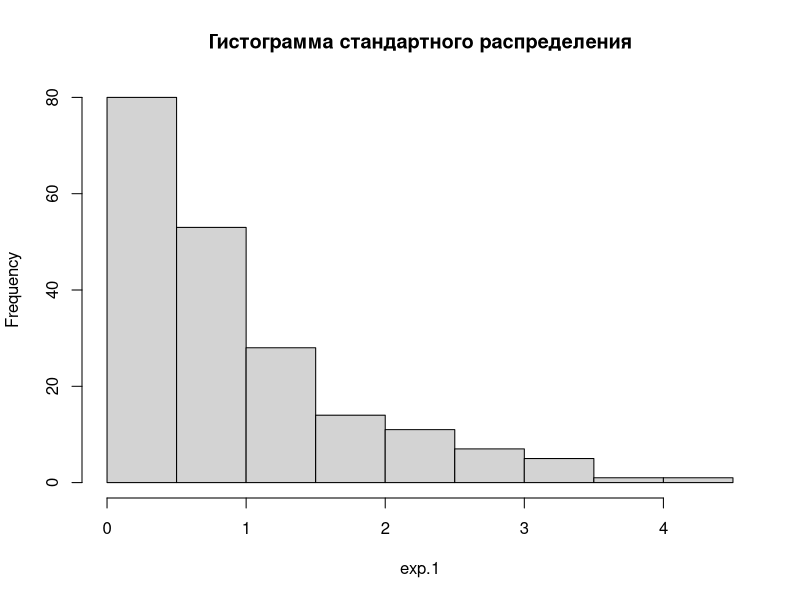
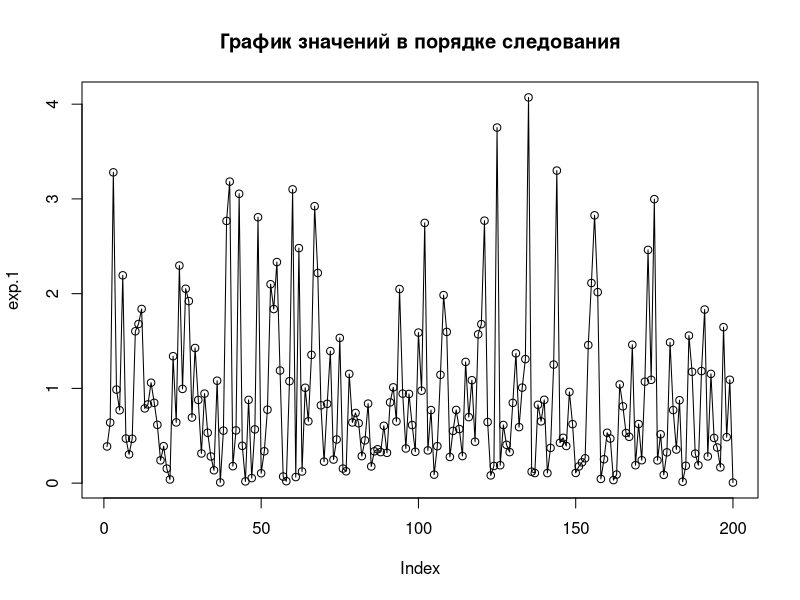
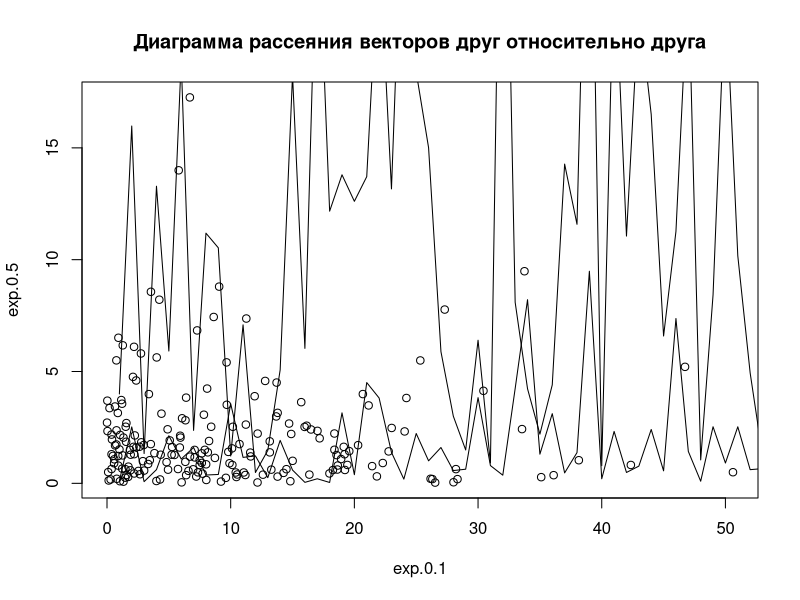
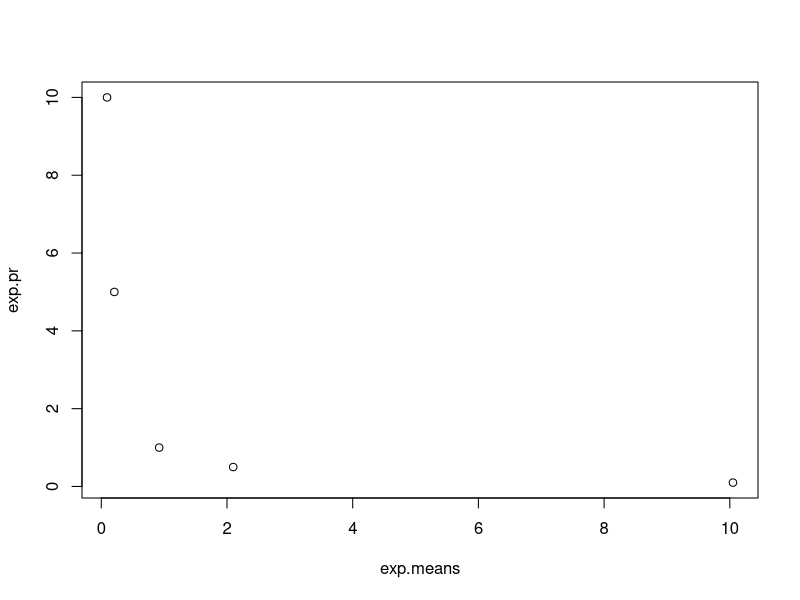
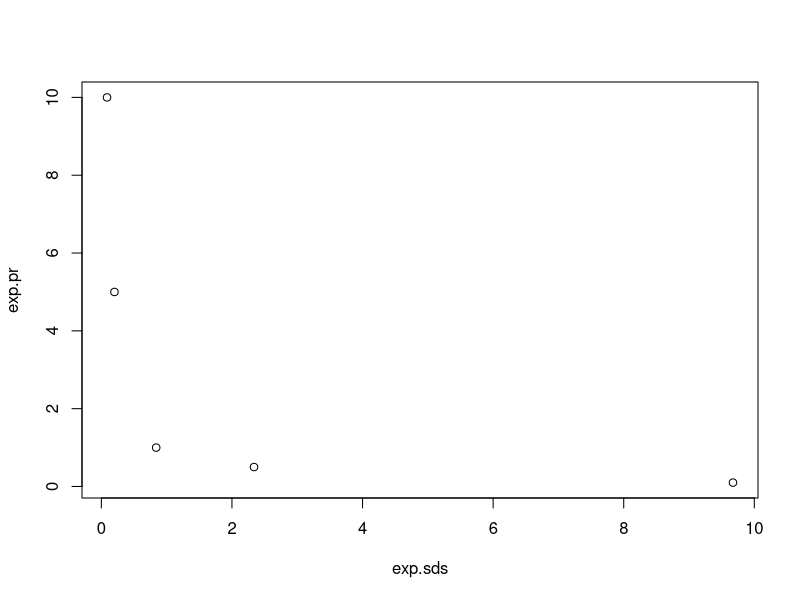
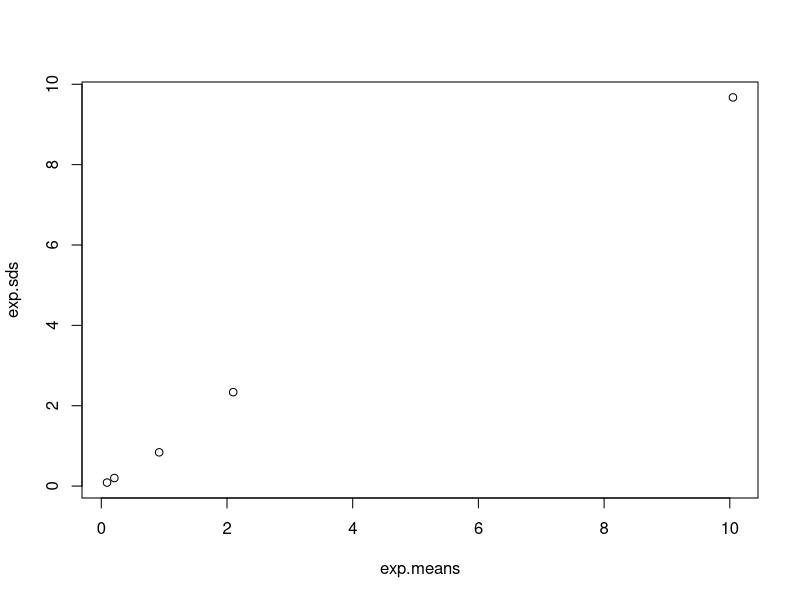
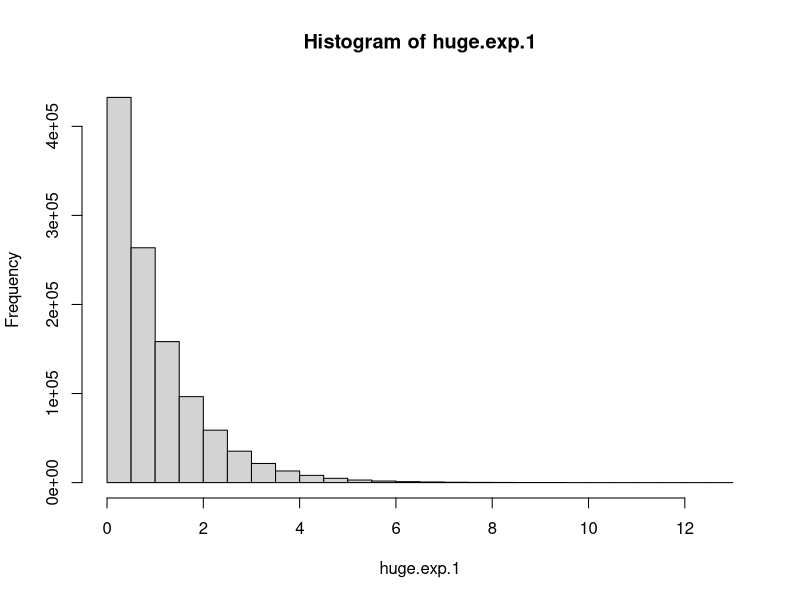
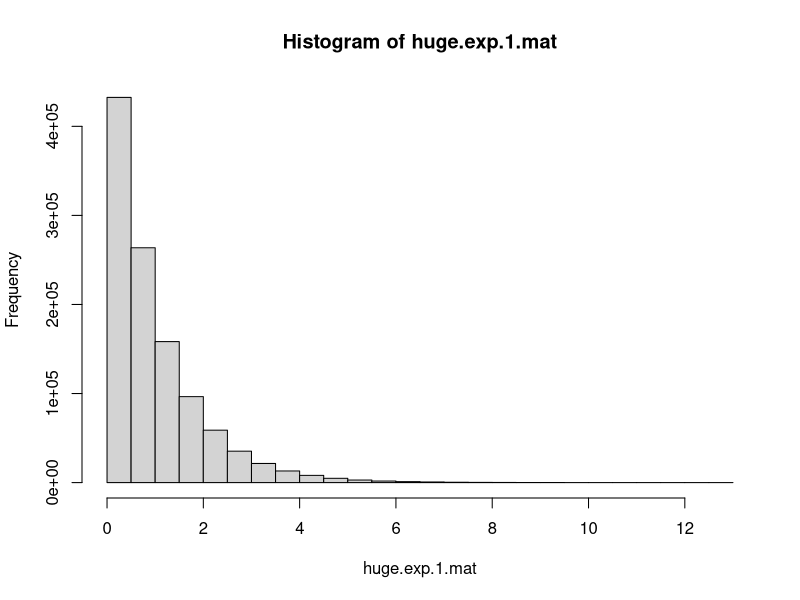

Reproduce these figures in R, in order.
## ---- chunk 1
exp.1 <- rexp(n=200)
m.1 <- mean(exp.1) # среднее отклонение
sd.1 <- sd(exp.1) # стандартное отклонение
## ---- chunk 2
# значение параметра 0.1
exp.0.1 <- rexp( n=200, rate=0.1)
m.0.1 <- mean(exp.0.1)
sd.0.1 <- sd(exp.0.1)

# значение параметра 0.5
exp.0.5 <- rexp(n=200, rate=0.5)
m.0.5 <- mean(exp.0.5)
sd.0.5 <- sd(exp.0.5)

# значение параметра 5
exp.5 <- rexp( n=200, rate=5)
m.5 <- mean(exp.5)
sd.5 <- sd(exp.5)

# значение параметра 10
exp.10 <- rexp(n=200, rate=10)
m.10 <- mean(exp.10)
sd.10 <- sd(exp.10)
## ---- chunk 3
hist(exp.1, main="Гистограмма стандартного распределения") 
## ---- chunk 4
plot(exp.1,main="График значений в порядке следования")
lines(exp.1)
## ---- chunk 5
plot(exp.0.1,exp.0.5,main="Диаграмма рассеяния векторов друг относительно друга")
lines(exp.0.1)
lines(exp.0.5)
## ---- chunk 6
exp.means <- c(m.1,m.0.1,m.0.5,m.5,m.10)
## ---- chunk 7
exp.pr <- c(1, 0.1, 0.5, 5, 10)
exp.sds <- c(sd(exp.1), sd(exp.0.1), sd(exp.0.5), sd(exp.5), sd(exp.10))

plot(exp.means, exp.pr)
plot(exp.sds, exp.pr)
plot(exp.means, exp.sds)

## ---- chunk 8
huge.exp.1 <- rexp(1100000)
huge.exp.1.mean <- mean(huge.exp.1)
huge.exp.1.sd <- sd(huge.exp.1)
## ---- chunk 9
hist(huge.exp.1)

## ---- chunk 10
mean(huge.exp.1[huge.exp.1>1])
## ---- chunk 11
huge.exp.1.mat = matrix(huge.exp.1, nrow = 1100, ncol = 1000)
hist(huge.exp.1.mat) 
## ---- chunk 12
mean(huge.exp.1.mat[,137]) 
## ---- chunk 13
mean.kas <- colMeans(huge.exp.1.mat)
barplot(mean.kas)
hist(mean.kas)

## ---- chunk 14
huge.exp.1.square <- huge.exp.1 ^ 2
huge.exp.1.square.mean <- mean(huge.exp.1.square)
huge.exp.1.square.sd <- sd(huge.exp.1.square)

print(huge.exp.1.square.mean)
print(huge.exp.1.square.sd)
